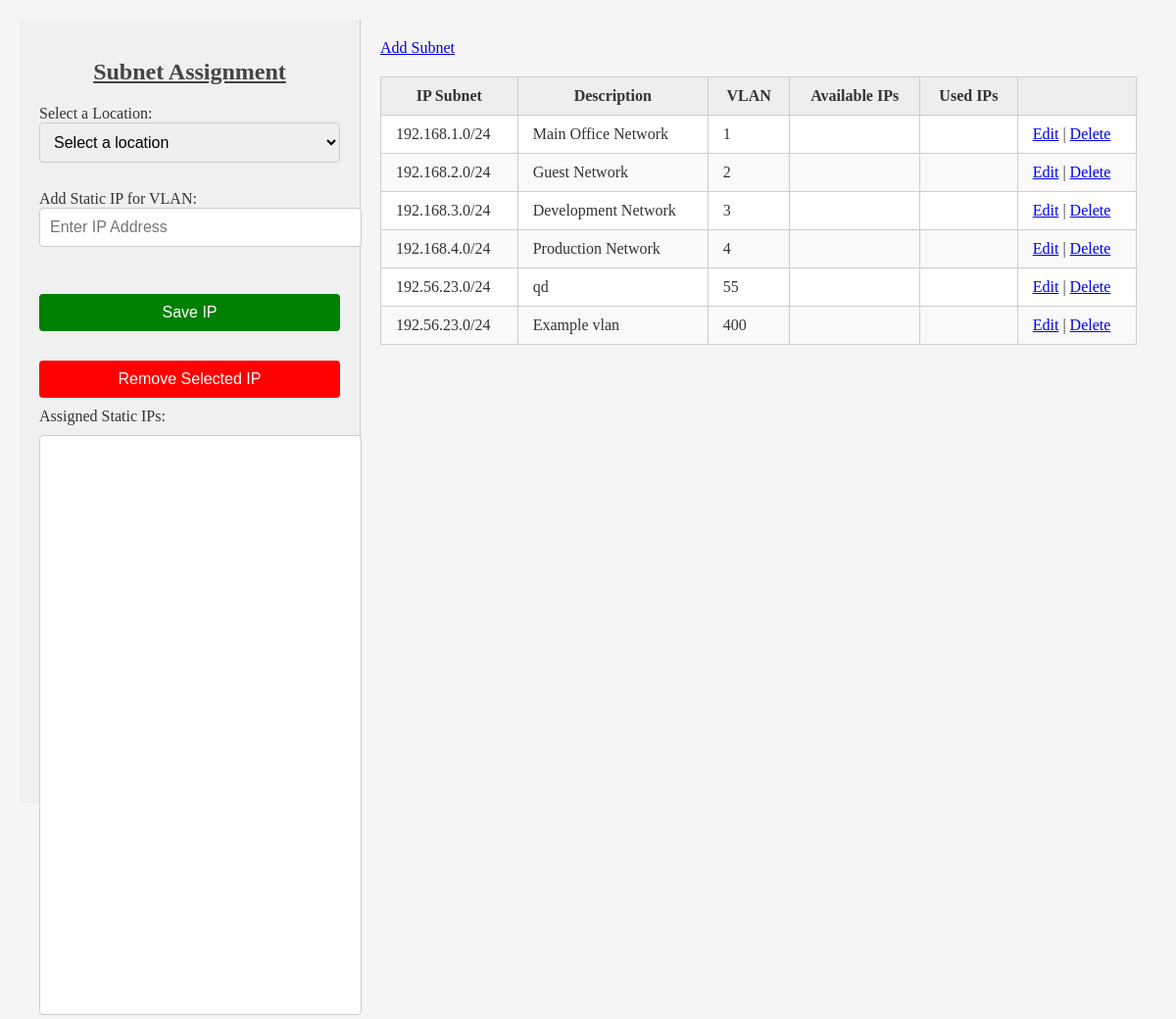
The page / on the database its author committed.
### tables this page shows
CREATE TABLE `vlans` (
  `vlan_id` int(11) NOT NULL,
  `subnet` varchar(255) DEFAULT NULL,
  `description` varchar(255) DEFAULT NULL,
  `location` varchar(255) DEFAULT NULL,
  `static_ip` text DEFAULT NULL
);

### index.php (the view, shortened to what this page needs)
<?php
include 'config.php';
?>
<!DOCTYPE html>
<html lang="en">
<head>
</head>
<body>
    <div class="container">
        <div class="sidebar">
            <h2>Subnet Assignment</h2>
            <form>
                <label for="locationDropdown">Select a Location:</label>
                <select id="locationDropdown" name="location">
                    <option value="" disabled selected>Select a location</option>
                </select><br><br>
                <label for="newIP">Add Static IP for VLAN:</label>
                <input type="text" id="newIP" name="static_ip" placeholder="Enter IP Address"><br><br>
                <button type="button" class="save-button" onclick="addStaticIP()">Save IP</button>
            </form>
            <button class="delete-button" onclick="removeSelectedIP()">Remove Selected IP</button>
            <label for="staticIPs">Assigned Static IPs:</label>
            <textarea id="staticIPs" readonly onclick="selectIP(event)"></textarea>
        </div>
        <div class="content">
        <a href="add_subnet.php">Add Subnet</a>
            <table id="subnetTable">
                <thead>
                    <tr>
                        <th>IP Subnet</th>
                        <th>Description</th>
                        <th>VLAN</th>
                        <th>Available IPs</th>
                        <th>Used IPs</th>
                        <th></th>
                    </tr>
                </thead>
                <tbody>
                    <?php
                    $stmt = $pdo->query("SELECT * FROM vlans");
                    while ($row = $stmt->fetch()) {
                        $static_ips = isset($row['static_ip']) ? $row['static_ip'] : '';
                        echo "<tr class='{$row['location']}' data-static_ips='{$static_ips}' data-subnet='{$row['subnet']}'>";
                        echo "<td>{$row['subnet']}</td>";
                        echo "<td>{$row['description']}</td>";
                        echo "<td>{$row['vlan_id']}</td>";
                        echo "<td></td>";
                        echo "<td></td>";
                        echo "<td><a href=\"edit.php?subnet={$row['subnet']}\">Edit</a> |
                        <a href=\"delete_one.php?subnet={$row['subnet']}\" onClick=\"return confirm('Are you sure you want to delete this subnet?')\">Delete</a></td>";
                        echo "</tr>";
                    }
                    ?>
                </tbody>
            </table>
        </div>
    </div>
</body>
</html>

### index.php (style rules this page uses)
body { font-family: 'Times New Roman', serif; margin: 20px; background-color: #f5f5f5; color: #333; display: flex; height: 100vh; overflow: hidden; }
.container { display: flex; width: 100%; height: 100%; }
.sidebar { width: 30%; padding: 20px; background-color: #f0f0f0; border-right: 1px solid #ccc; box-sizing: border-box; }
.content { width: 70%; padding: 20px; box-sizing: border-box; overflow-y: auto; }
h2 { text-align: center; color: #444; text-decoration: underline; }
select, input[type="text"], button { width: 100%; padding: 10px; margin-bottom: 10px; border: 1px solid #ccc; border-radius: 4px; font-size: 16px; }
table { width: 100%; border-collapse: collapse; margin-top: 20px; background-color: #fff; border: 1px solid #ccc; cursor: pointer; }
th, td { padding: 10px 15px; text-align: left; border: 1px solid #ccc; }
th { background-color: #eee; color: #333; font-weight: bold; text-align: center; }
tr:nth-child(even) { background-color: #f9f9f9; }
textarea { width: 100%; height: calc(100% - 190px); padding: 10px; border: 1px solid #ccc; border-radius: 4px; font-size: 16px; font-family: 'Courier New', Courier, monospace; overflow-y: scroll; resize: none; margin-top: 10px; }
.delete-button, .save-button, .add-button { margin-top: 20px; width: 100%; padding: 10px; color: white; border: none; border-radius: 4px; font-size: 16px; cursor: pointer; }
.delete-button { background-color: red; }
.save-button { background-color: green; }

### rows shown on the page
vlans: subnet "192.168.1.0/24", description "Main Office Network", vlan_id "1"
vlans: subnet "192.168.2.0/24", description "Guest Network", vlan_id "2"
vlans: subnet "192.168.3.0/24", description "Development Network", vlan_id "3"
vlans: subnet "192.168.4.0/24", description "Production Network", vlan_id "4"
vlans: subnet "192.56.23.0/24", description "qd", vlan_id "55"
vlans: subnet "192.56.23.0/24", description "Example vlan", vlan_id "400"
